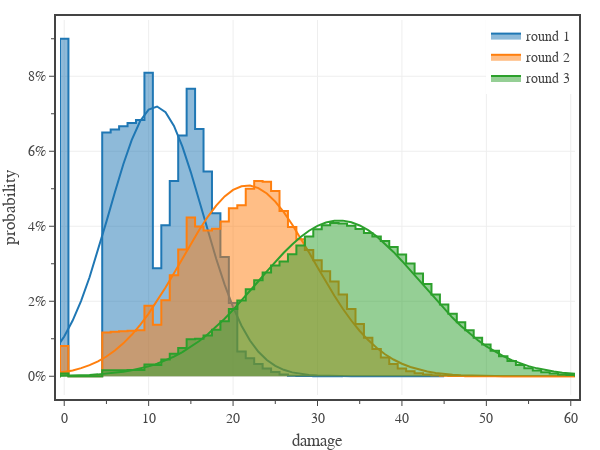

Notebook cell for this chart:
### Code cell
# Fig. 5: plots the damage distribution for an example combat encounter after two rounds of combat
combatants = [
    cp.Combatant(
        group='c1',
        name='c1',
        opponent='c2',
        level=5,
        hit_points = 30,
        damage = [2 @ cp.attack(5, 1 @ d(6) + 4, 2 @ d(6) + 4).damage(12)],
    ),
    cp.Combatant(
        group='c2',
        name='c2',
        opponent='c1',
        level=5,
        hit_points = 30,
        damage = [1 @ cp.attack(5, 1 @ d(8) + 5, 2 @ d(8) + 5).damage(12)],
    )
]
e = cp.Encounter(combatants, rounds=8)

# create figure
x_min = -1
#x_max = max([c.hit_points for c in combatants])
x_max = 61
fig = go.Figure(
    layout=go.Layout(
        template=tfb.FIG_TEMPLATE,
        xaxis=dict(
            title_text='damage',
            range=[x_min+0.5,x_max-0.5],
            tick0=0, dtick=10,
            minor=dict(tick0=0, dtick=5.0),
        ),
        yaxis=dict(
            title_text='probability',
            #range=[0,0.1],
            tickformat='.0%',
            tick0=0, dtick=0.02,
            minor=dict(tick0=0, dtick=0.01),
        ),
        legend=dict(
            xanchor='right', yanchor='top',
            x=1.00, y=1.00,
            orientation='v',
            tracegroupgap=0,
        )
    )
)
i = -1
for round in [1,2,3]:
    for group in ['c1']:
        i += 1
        damage = e.group_damage(group, e.get_turn(group, round), clip=False)
        x = np.linspace(-1, damage.max_outcome()+1, damage.max_outcome() + 3)
        y = np.array([damage.probability(d) for d in x])
        fig.add_trace(go.Scatter(
            x=x, 
            y=y,
            #name=f'damage distribution',
            name=f'round {round:.0f}',
            legendgroup=f'round {round:.0f}',
            legendgrouptitle_text=None,
            line_shape='hvh',
            line_color=COLOR_LIST[i],
            mode='lines',
            fill='tozeroy',
            hoveron='points',
            hovertemplate=
                f'<b>round {round:.0f}</b><br>'+
                'damage %{x:.0f}<br>'+
                'probability %{y:.1%}<extra></extra>',
        ))
        #_, r2 = gaussian_fit(damage)
        #print(f'{round:.0f} - R squared = {r2:.4f}')
        
        damage = cp.gaussian_die_approximation(damage)
        x = np.linspace(-1, damage.max_outcome()+1, damage.max_outcome() + 3)
        y = np.array([damage.probability(d) for d in x])
        fig.add_trace(go.Scatter(
            x=x, 
            y=y,
            #name=f'Gaussian fit',
            legendgroup=f'round {round:.0f}',
            #legendgrouptitle_text=None,
            showlegend=False,
            line_color=COLOR_LIST[i],
            mode='lines',
            hovertemplate=
                f'<b>round {round:.0f}</b><br>'+
                'damage %{x:.0f}<br>'+
                'probability %{y:.1%}<extra></extra>',
        ))

# show figure
fig.update_layout(width=600, height=450)
fig.show(config=tfb.FIG_CONFIG)

# save figures
if SAVEFIGS:
    fig.update_layout(autosize=True, width=None, height=None)
    tfb.save_fig_html(fig, format='large', name=f'./fig-example-gaussian-fit-large')
    tfb.save_fig_html(fig, format='small', name=f'./fig-example-gaussian-fit-small')

### Figure 1 — Plotly figure (JSON) as saved in the notebook; plotly's stock layout.template omitted (floating-point values rounded to 4 significant figures)
{"data": [{"fill": "tozeroy", "hoveron": "points", "hovertemplate": "<b>round 1</b><br>damage %{x:.0f}<br>probability %{y:.1%}<extra></extra>", "legendgroup": "round 1", "line": {"color": "#1f77b4", "shape": "hvh"}, "mode": "lines", "name": "round 1", "type": "scatter", "x": [-1, 0, 1, 2, 3, 4, 5, 6, 7, 8, 9, 10, 11, 12, 13, 14, 15, 16, 17, 18, 19, 20, 21, 22, 23, 24, 25, 26, 27, 28, 29, 30, 31, 32, 33], "y": [0, 0.09, 0, 0, 0, 0, 0.065, 0.06583, 0.06667, 0.0675, 0.06833, 0.0809, 0.02877, 0.04028, 0.05209, 0.06421, 0.07664, 0.0659, 0.05458, 0.04349, 0.0318, 0.0195, 0.00659, 0.004796, 0.003279, 0.002047, 0.001103, 0.0004552, 0.000108, 6.752e-05, 3.858e-05, 1.929e-05, 7.716e-06, 1.929e-06, 0]}, {"hovertemplate": "<b>round 1</b><br>damage %{x:.0f}<br>probability %{y:.1%}<extra></extra>", "legendgroup": "round 1", "line": {"color": "#1f77b4"}, "mode": "lines", "showlegend": false, "type": "scatter", "x": [-1, 0, 1, 2, 3, 4, 5, 6, 7, 8, 9, 10, 11, 12, 13, 14, 15, 16, 17, 18, 19, 20, 21, 22, 23, 24, 25, 26, 27, 28, 29, 30, 31, 32, 33, 34, 35, 36, 37, 38, 39, 40, 41, 42, 43, 44, 45], "y": [0.00733, 0.0106, 0.01485, 0.02013, 0.02641, 0.03354, 0.04124, 0.04908, 0.05654, 0.06305, 0.06806, 0.07112, 0.07193, 0.07042, 0.06674, 0.06123, 0.05438, 0.04674, 0.03889, 0.03133, 0.02443, 0.01843, 0.01347, 0.009524, 0.00652, 0.00432, 0.002771, 0.001721, 0.001034, 0.0006016, 0.0003388, 0.0001847, 9.746e-05, 4.978e-05, 2.461e-05, 1.178e-05, 5.458e-06, 2.448e-06, 1.062e-06, 4.464e-07, 1.818e-07, 7.179e-08, 2.721e-08, 9.842e-09, 3.474e-09, 1.158e-09, 0]}, {"fill": "tozeroy", "hoveron": "points", "hovertemplate": "<b>round 2</b><br>damage %{x:.0f}<br>probability %{y:.1%}<extra></extra>", "legendgroup": "round 2", "line": {"color": "#ff7f0e", "shape": "hvh"}, "mode": "lines", "name": "round 2", "type": "scatter", "x": [-1, 0, 1, 2, 3, 4, 5, 6, 7, 8, 9, 10, 11, 12, 13, 14, 15, 16, 17, 18, 19, 20, 21, 22, 23, 24, 25, 26, 27, 28, 29, 30, 31, 32, 33, 34, 35, 36, 37, 38, 39, 40, 41, 42, 43, 44, 45, 46, 47, 48, 49, 50, 51, 52, 53, 54, 55, 56, 57, 58, 59, 60, 61, 62, 63, 64, 65], "y": [0, 0.0081, 0, 0, 0, 0, 0.0117, 0.01185, 0.012, 0.01215, 0.0123, 0.01879, 0.01374, 0.02025, 0.02693, 0.03377, 0.04231, 0.03992, 0.03886, 0.03933, 0.04124, 0.04479, 0.0456, 0.04999, 0.05208, 0.05188, 0.04938, 0.04403, 0.03983, 0.03652, 0.03365, 0.03091, 0.02797, 0.02528, 0.02182, 0.01792, 0.01393, 0.01023, 0.007283, 0.005002, 0.003295, 0.002095, 0.001312, 0.000829, 0.0004992, 0.0002858, 0.0001564, 8.361e-05, 4.529e-05, 2.508e-05, 1.304e-05, 6.356e-06, 2.937e-06, 1.337e-06, 6.312e-07, 3.063e-07, 1.365e-07, 5.538e-08, 2.066e-08, 7.517e-09, 2.947e-09, 1.228e-09, 4.465e-10, 1.34e-10, 2.977e-11, 3.721e-12, 0]}, {"hovertemplate": "<b>round 2</b><br>damage %{x:.0f}<br>probability %{y:.1%}<extra></extra>", "legendgroup": "round 2", "line": {"color": "#ff7f0e"}, "mode": "lines", "showlegend": false, "type": "scatter", "x": [-1, 0, 1, 2, 3, 4, 5, 6, 7, 8, 9, 10, 11, 12, 13, 14, 15, 16, 17, 18, 19, 20, 21, 22, 23, 24, 25, 26, 27, 28, 29, 30, 31, 32, 33, 34, 35, 36, 37, 38, 39, 40, 41, 42, 43, 44, 45, 46, 47, 48, 49, 50, 51, 52, 53, 54, 55, 56, 57, 58, 59, 60, 61, 62, 63, 64, 65, 66, 67, 68, 69], "y": [0.00077, 0.001105, 0.00156, 0.002167, 0.002961, 0.003981, 0.005266, 0.006854, 0.008776, 0.01106, 0.0137, 0.01671, 0.02005, 0.02367, 0.02749, 0.03141, 0.03532, 0.03907, 0.04251, 0.04552, 0.04795, 0.0497, 0.05068, 0.05084, 0.05019, 0.04874, 0.04657, 0.04378, 0.04049, 0.03684, 0.03299, 0.02906, 0.02518, 0.02147, 0.01801, 0.01487, 0.01207, 0.009644, 0.007581, 0.005863, 0.004461, 0.003339, 0.00246, 0.001782, 0.001271, 0.0008914, 0.0006152, 0.0004177, 0.000279, 0.0001834, 0.0001186, 7.546e-05, 4.723e-05, 2.909e-05, 1.763e-05, 1.051e-05, 6.163e-06, 3.556e-06, 2.019e-06, 1.128e-06, 6.201e-07, 3.353e-07, 1.782e-07, 9.353e-08, 4.817e-08, 2.432e-08, 1.216e-08, 6.079e-09, 2.806e-09, 1.403e-09, 0]}, {"fill": "tozeroy", "hoveron": "points", "hovertemplate": "<b>round 3</b><br>damage %{x:.0f}<br>probability %{y:.1%}<extra></extra>", "legendgroup": "round 3", "line": {"color": "#2ca02c", "shape": "hvh"}, "mode": "lines", "name": "round 3", "type": "scatter", "x": [-1, 0, 1, 2, 3, 4, 5, 6, 7, 8, 9, 10, 11, 12, 13, 14, 15, 16, 17, 18, 19, 20, 21, 22, 23, 24, 25, 26, 27, 28, 29, 30, 31, 32, 33, 34, 35, 36, 37, 38, 39, 40, 41, 42, 43, 44, 45, 46, 47, 48, 49, 50, 51, 52, 53, 54, 55, 56, 57, 58, 59, 60, 61, 62, 63, 64, 65, 66, 67, 68, 69, 70, 71, 72, 73, 74, 75, 76, 77, 78, 79, 80, 81, 82, 83, 84, 85, 86, 87, 88, 89, 90, 91, 92, 93, 94, 95, 96, 97], "y": [0, 0.000729, 0, 0, 0, 0, 0.001579, 0.0016, 0.00162, 0.00164, 0.001661, 0.003107, 0.00301, 0.004489, 0.006005, 0.007558, 0.009836, 0.01001, 0.01086, 0.01242, 0.0147, 0.01791, 0.02022, 0.02318, 0.02561, 0.02766, 0.02951, 0.03063, 0.03255, 0.03489, 0.03723, 0.03919, 0.04024, 0.04085, 0.04074, 0.04016, 0.03928, 0.03822, 0.03724, 0.03606, 0.03449, 0.03247, 0.03004, 0.02738, 0.02458, 0.02179, 0.01913, 0.01665, 0.01439, 0.01227, 0.01029, 0.008449, 0.006781, 0.005307, 0.004042, 0.002997, 0.002167, 0.00153, 0.001058, 0.0007153, 0.0004732, 0.0003068, 0.0001951, 0.0001216, 7.412e-05, 4.433e-05, 2.607e-05, 1.511e-05, 8.617e-06, 4.816e-06, 2.63e-06, 1.41e-06, 7.463e-07, 3.904e-07, 2.011e-07, 1.012e-07, 4.963e-08, 2.388e-08, 1.136e-08, 5.355e-09, 2.481e-09, 1.116e-09, 4.85e-10, 2.061e-10, 8.666e-11, 3.616e-11, 1.478e-11, 5.777e-12, 2.135e-12, 7.575e-13, 2.644e-13, 9.211e-14, 3.135e-14, 9.798e-15, 2.613e-15, 5.599e-16, 8.614e-17, 7.178e-18, 0]}, {"hovertemplate": "<b>round 3</b><br>damage %{x:.0f}<br>probability %{y:.1%}<extra></extra>", "legendgroup": "round 3", "line": {"color": "#2ca02c"}, "mode": "lines", "showlegend": false, "type": "scatter", "x": [-1, 0, 1, 2, 3, 4, 5, 6, 7, 8, 9, 10, 11, 12, 13, 14, 15, 16, 17, 18, 19, 20, 21, 22, 23, 24, 25, 26, 27, 28, 29, 30, 31, 32, 33, 34, 35, 36, 37, 38, 39, 40, 41, 42, 43, 44, 45, 46, 47, 48, 49, 50, 51, 52, 53, 54, 55, 56, 57, 58, 59, 60, 61, 62, 63, 64, 65, 66, 67, 68, 69, 70, 71, 72, 73, 74, 75, 76, 77, 78, 79, 80, 81, 82, 83, 84, 85, 86, 87, 88, 89, 90, 91], "y": [9.289e-05, 0.0001329, 0.0001882, 0.0002635, 0.000365, 0.0005002, 0.000678, 0.0009091, 0.001206, 0.001582, 0.002054, 0.002637, 0.003349, 0.004208, 0.00523, 0.00643, 0.00782, 0.009409, 0.0112, 0.01318, 0.01535, 0.01769, 0.02015, 0.02272, 0.02534, 0.02795, 0.0305, 0.03292, 0.03515, 0.03713, 0.0388, 0.0401, 0.04101, 0.04148, 0.0415, 0.04107, 0.04021, 0.03895, 0.03731, 0.03536, 0.03315, 0.03075, 0.02821, 0.0256, 0.02298, 0.02041, 0.01793, 0.01558, 0.01339, 0.01139, 0.009579, 0.00797, 0.006561, 0.005342, 0.004303, 0.003428, 0.002702, 0.002107, 0.001625, 0.00124, 0.0009356, 0.0006985, 0.0005159, 0.0003769, 0.0002724, 0.0001947, 0.0001377, 9.633e-05, 6.666e-05, 4.563e-05, 3.09e-05, 2.07e-05, 1.372e-05, 8.991e-06, 5.83e-06, 3.739e-06, 2.372e-06, 1.489e-06, 9.246e-07, 5.68e-07, 3.45e-07, 2.075e-07, 1.234e-07, 7.245e-08, 4.22e-08, 2.427e-08, 1.372e-08, 7.737e-09, 4.22e-09, 2.462e-09, 1.407e-09, 7.034e-10, 0]}], "layout": {"height": 450, "legend": {"orientation": "v", "tracegroupgap": 0, "x": 1, "xanchor": "right", "y": 1, "yanchor": "top"}, "width": 600, "xaxis": {"dtick": 10, "minor": {"dtick": 5, "tick0": 0}, "range": [-0.5, 60.5], "tick0": 0, "title": {"text": "damage"}}, "yaxis": {"dtick": 0.02, "minor": {"dtick": 0.01, "tick0": 0}, "tick0": 0, "tickformat": ".0%", "title": {"text": "probability"}}}}
